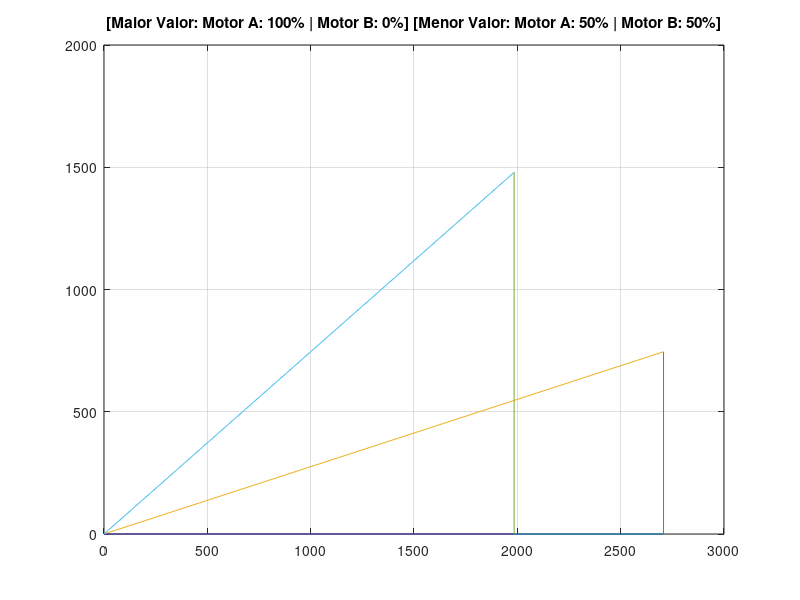
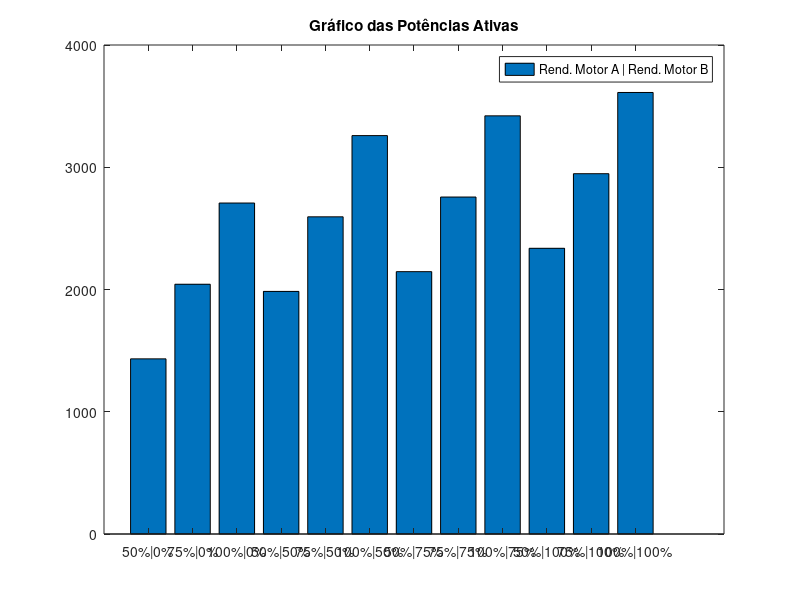

Source code (MATLAB) for these figures, in order:
# Dados da Questão: Motor A = Linha 10 | Motor B: Linha 5 | Vn = 220

# primeira questão
Pmec50A = (0.50)*2206.5;
Rend50A = 0.77;
Pele50A = Pmec50A/Rend50A;

fp50A = 0.68;
modS50A = Pele50A/fp50A;
Q50A = sqrt(modS50A^2 - Pele50A^2);
S50A = Pele50A + j*Q50A;

Pmec75A = (0.75)*2206.5;
Rend75A = 0.81;
Pele75A = Pmec75A/Rend75A;

fp75A = 0.77;
modS75A = Pele75A/fp75A;
Q75A = sqrt(modS75A^2 - Pele75A^2);
S75A = Pele75A + j*Q75A;

Pmec100A = (1)*2206.5;
Rend100A = 0.815;
Pele100A = Pmec100A/Rend100A;

fp100A = 0.83;
modS100A = Pele100A/fp100A;
Q100A = sqrt(modS100A^2 - Pele100A^2);
S100A = Pele100A + j*Q100A;

printf('Motor A | Rendimento: 0.50 | Potência Reativa = %f [Var] \n', Q50A);
printf('Motor A | Rendimento: 0.75 | Potência Reativa = %f [Var] \n', Q75A);
printf('Motor A | Rendimento: 0.100 | Potência Reativa = %f [Var] \n', Q100A);

# segunda questão
fp50A_ = 0.95;
modS50A_ = Pele50A/fp50A_;
Q50A_ = sqrt(modS50A_^2 - Pele50A^2);

QcA = Q50A - Q50A_;
Vn = 220;
f = 60;
w = 2*pi*f;
Xc = Vn^2/QcA;
C = 1/(w*Xc);

printf('---\n');
printf('Valor do Capacitor para Correção de Potência: %f [F] \n', C);
printf('Potência Reativa Antes da Correção de Potência: %f [Var] \n', Q50A);
printf('Potência Reativa Depois da Correção de Potência: %f [Var] \n', Q50A_);

# terceira questão
Pmec50B = (0.50)*551.625;
Rend50B = 0.50;
Pele50B = Pmec50B/Rend50B;

fp50B = 0.48;
modS50B = Pele50B/fp50B;
Q50B = sqrt(modS50B^2 - Pele50B^2);
S50B = Pele50B + j*Q50B;

Pmec75B = (0.75)*551.625;
Rend75B = 0.58;
Pele75B = Pmec75B/Rend75B;

fp75B = 0.60;
modS75B = Pele75B/fp75B;
Q75B = sqrt(modS75B^2 - Pele75B^2);
S75B = Pele75B + j*Q75B;

Pmec100B = (1)*551.625;
Rend100B = 0.61;
Pele100B = Pmec100B/Rend100B;

fp100B = 0.69;
modS100B = Pele100B/fp100B;
Q100B = sqrt(modS100B^2 - Pele100B^2);
S100B = Pele100B + j*Q100B;

printf('---\n')
printf('Motor B | Rendimento: 0.50 | Potência Reativa = %f [Var] \n', Q50B);
printf('Motor B | Rendimento: 0.75 | Potência Reativa = %f [Var] \n', Q75B);
printf('Motor B | Rendimento: 0.100 | Potência Reativa = %f [Var] \n', Q100B);

# quarta questão
function calcula_fator_pot (SA, SB, Qcap)
  S = SA + SB; P = real(S); Q = imag(S);
  Q_ = Q - Qcap; S_ = P + j*(Q_);
  fp_sc = P/abs(S); fp_cc = P/abs(S_);

  printf('Fator de Potência sem o capacitor = %f F \n', fp_sc);
  printf('Fator de Potência com o capacitor = %f F \n', fp_cc);
endfunction

# quinta questão
# maior valor: Motor A: 100% | Motor B: 0%
# menor valor: Motor A: 50% | Motor b: 50%

# calculo para o caso do menor valor de fp
S = S50A + S50B; P = real(S); Q = imag(S);
Q_ = Q - QcA;

figure(1);
plot([0 Pele100A], [0 0], [Pele100A Pele100A], ...
     [0 (Q100A - QcA)], [0 Pele100A], [0 (Q100A - QcA)], ...
     [0 P], [0 0], [P P],...
     [0 Q_], [0 P], [0 Q_]); grid on;
title('[Maior Valor: Motor A: 100% | Motor B: 0%] [Menor Valor: Motor A: 50% | Motor B: 50%]');

# sexta questão

function p = pot_ativa (SA, SB)
  S = SA + SB;
  p = real(S);
  return

endfunction

figure(2)
bar([pot_ativa(S50A, 0)
     pot_ativa(S75A, 0)
     pot_ativa(S100A, 0)
     pot_ativa(S50A, S50B)
     pot_ativa(S75A, S50B)
     pot_ativa(S100A, S50B)
     pot_ativa(S50A, S75B)
     pot_ativa(S75A, S75B)
     pot_ativa(S100A, S75B)
     pot_ativa(S50A, S100B)
     pot_ativa(S75A, S100B)
     pot_ativa(S100A, S100B)]);
title('Gráfico das Potências Ativas');

xticklabel=["50%|0%";"75%|0%";"100%|0%";
            "50%|50%";"75%|50%";"100%|50%";
            "50%|75%";"75%|75%";"100%|75%";
            "50%|100%";"75%|100%";"100%|100%";];
set(gca,'xticklabel',xticklabel);
legend('Rend. Motor A | Rend. Motor B');


